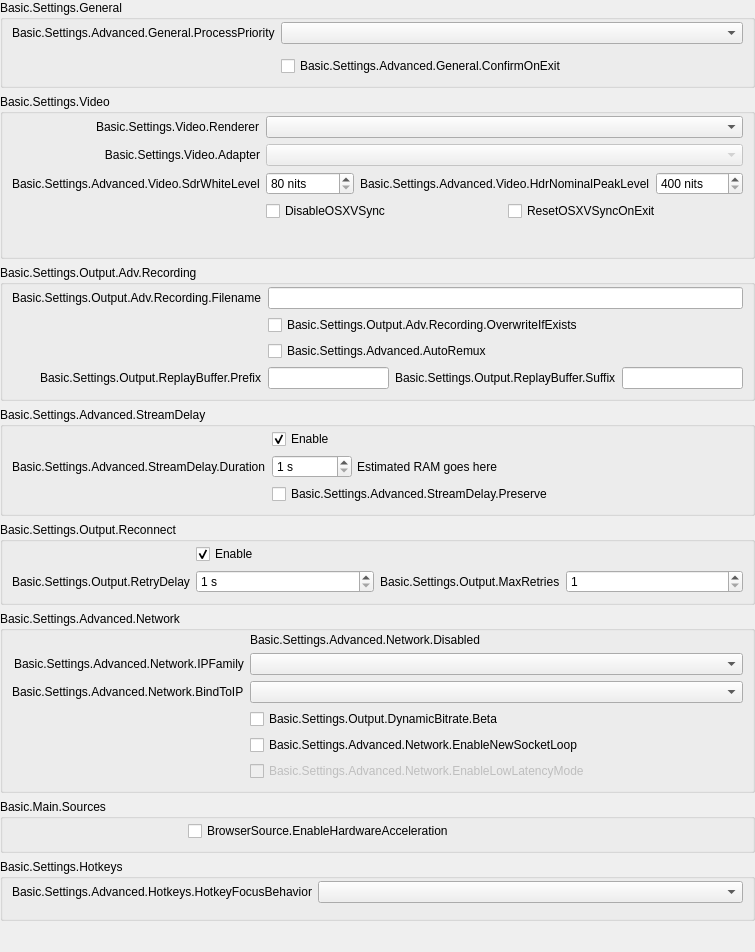
           <widget class="QWidget" name="scrollAreaWidgetContents">
            <property name="geometry">
             <rect>
              <x>0</x>
              <y>0</y>
              <width>755</width>
              <height>952</height>
             </rect>
            </property>
            <layout class="QVBoxLayout" name="verticalLayout_23">
             <property name="leftMargin">
              <number>0</number>
             </property>
             <property name="topMargin">
              <number>0</number>
             </property>
             <property name="rightMargin">
              <number>0</number>
             </property>
             <property name="bottomMargin">
              <number>0</number>
             </property>
             <item>
              <widget class="QFrame" name="widget_11">
               <layout class="QVBoxLayout" name="verticalLayout_24">
                <property name="leftMargin">
                 <number>0</number>
                </property>
                <property name="topMargin">
                 <number>0</number>
                </property>
                <property name="rightMargin">
                 <number>0</number>
                </property>
                <property name="bottomMargin">
                 <number>0</number>
                </property>
                <item>
                 <widget class="QGroupBox" name="advancedGeneralGroupBox">
                  <property name="title">
                   <string>Basic.Settings.General</string>
                  </property>
                  <layout class="QFormLayout" name="formLayout_22">
                   <property name="fieldGrowthPolicy">
                    <enum>QFormLayout::AllNonFixedFieldsGrow</enum>
                   </property>
                   <property name="labelAlignment">
                    <set>Qt::AlignRight|Qt::AlignTrailing|Qt::AlignVCenter</set>
                   </property>
                   <property name="topMargin">
                    <number>2</number>
                   </property>
                   <item row="0" column="0">
                    <widget class="QLabel" name="processPriorityLabel">
                     <property name="text">
                      <string>Basic.Settings.Advanced.General.ProcessPriority</string>
                     </property>
                     <property name="buddy">
                      <cstring>processPriority</cstring>
                     </property>
                    </widget>
                   </item>
                   <item row="0" column="1">
                    <widget class="QComboBox" name="processPriority"/>
                   </item>
                   <item row="1" column="0">
                    <spacer name="horizontalSpacer_13">
                     <property name="orientation">
                      <enum>Qt::Horizontal</enum>
                     </property>
                     <property name="sizeHint" stdset="0">
                      <size>
                       <width>170</width>
                       <height>0</height>
                      </size>
                     </property>
                    </spacer>
                   </item>
                   <item row="2" column="1">
                    <widget class="QCheckBox" name="confirmOnExit">
                     <property name="text">
                      <string>Basic.Settings.Advanced.General.ConfirmOnExit</string>
                     </property>
                    </widget>
                   </item>
                  </layout>
                 </widget>
                </item>
                <item>
                 <widget class="QGroupBox" name="advancedVideoContainer">
                  <property name="title">
                   <string>Basic.Settings.Video</string>
                  </property>
                  <layout class="QFormLayout" name="formLayout_14">
                   <property name="fieldGrowthPolicy">
                    <enum>QFormLayout::AllNonFixedFieldsGrow</enum>
                   </property>
                   <property name="labelAlignment">
                    <set>Qt::AlignRight|Qt::AlignTrailing|Qt::AlignVCenter</set>
                   </property>
                   <property name="topMargin">
                    <number>2</number>
                   </property>
                   <item row="0" column="0">
                    <widget class="QLabel" name="rendererLabel">
                     <property name="text">
                      <string>Basic.Settings.Video.Renderer</string>
                     </property>
                     <property name="buddy">
                      <cstring>renderer</cstring>
                     </property>
                    </widget>
                   </item>
                   <item row="0" column="1">
                    <widget class="QComboBox" name="renderer">
                     <property name="currentText">
                      <string notr="true"/>
                     </property>
                    </widget>
                   </item>
                   <item row="1" column="0">
                    <widget class="QLabel" name="adapterLabel">
                     <property name="text">
                      <string>Basic.Settings.Video.Adapter</string>
                     </property>
                     <property name="alignment">
                      <set>Qt::AlignRight|Qt::AlignTrailing|Qt::AlignVCenter</set>
                     </property>
                     <property name="buddy">
                      <cstring>adapter</cstring>
                     </property>
                    </widget>
                   </item>
                   <item row="1" column="1">
                    <widget class="QComboBox" name="adapter">
                     <property name="enabled">
                      <bool>false</bool>
                     </property>
                     <property name="currentText">
                      <string notr="true"/>
                     </property>
                    </widget>
                   </item>
                   <item row="2" column="0">
                    <widget class="QLabel" name="label_sdrWhiteLevel">
                     <property name="text">
                      <string>Basic.Settings.Advanced.Video.SdrWhiteLevel</string>
                     </property>
                     <property name="buddy">
                      <cstring>sdrWhiteLevel</cstring>
                     </property>
                    </widget>
                   </item>
                   <item row="2" column="1">
                    <layout class="QHBoxLayout" name="horizontalLayout_sdrPaperWhite">
                     <property name="leftMargin">
                      <number>0</number>
                     </property>
                     <property name="topMargin">
                      <number>0</number>
                     </property>
                     <property name="rightMargin">
                      <number>0</number>
                     </property>
                     <property name="bottomMargin">
                      <number>0</number>
                     </property>
                     <item>
                      <widget class="QSpinBox" name="sdrWhiteLevel">
                       <property name="suffix">
                        <string notr="true"> nits</string>
                       </property>
                       <property name="minimum">
                        <number>80</number>
                       </property>
                       <property name="maximum">
                        <number>480</number>
                       </property>
                      </widget>
                     </item>
                     <item>
                      <widget class="QLabel" name="label_hdrNominalPeakLevel">
                       <property name="sizePolicy">
                        <sizepolicy hsizetype="Maximum" vsizetype="Preferred">
                         <horstretch>0</horstretch>
                         <verstretch>0</verstretch>
                        </sizepolicy>
                       </property>
                       <property name="text">
                        <string>Basic.Settings.Advanced.Video.HdrNominalPeakLevel</string>
                       </property>
                       <property name="buddy">
                        <cstring>hdrNominalPeakLevel</cstring>
                       </property>
                      </widget>
                     </item>
                     <item>
                      <widget class="QSpinBox" name="hdrNominalPeakLevel">
                       <property name="suffix">
                        <string notr="true"> nits</string>
                       </property>
                       <property name="minimum">
                        <number>400</number>
                       </property>
                       <property name="maximum">
                        <number>10000</number>
                       </property>
                      </widget>
                     </item>
                    </layout>
                   </item>
                   <item row="5" column="1">
                    <layout class="QHBoxLayout" name="horizontalLayout_18">
                     <property name="leftMargin">
                      <number>0</number>
                     </property>
                     <property name="topMargin">
                      <number>0</number>
                     </property>
                     <property name="rightMargin">
                      <number>0</number>
                     </property>
                     <property name="bottomMargin">
                      <number>0</number>
                     </property>
                     <item>
                      <widget class="QCheckBox" name="disableOSXVSync">
                       <property name="text">
                        <string>DisableOSXVSync</string>
                       </property>
                      </widget>
                     </item>
                     <item>
                      <widget class="QCheckBox" name="resetOSXVSync">
                       <property name="text">
                        <string>ResetOSXVSyncOnExit</string>
                       </property>
                      </widget>
                     </item>
                    </layout>
                   </item>
                   <item row="6" column="0">
                    <spacer name="horizontalSpacer_12">
                     <property name="orientation">
                      <enum>Qt::Horizontal</enum>
                     </property>
                     <property name="sizeHint" stdset="0">
                      <size>
                       <width>170</width>
                       <height>20</height>
                      </size>
                     </property>
                    </spacer>
                   </item>
                  </layout>
                 </widget>
                </item>
                <item>
                 <widget class="QGroupBox" name="groupBox_6">
                  <property name="title">
                   <string>Basic.Settings.Output.Adv.Recording</string>
                  </property>
                  <layout class="QFormLayout" name="formLayout_17">
                   <property name="fieldGrowthPolicy">
                    <enum>QFormLayout::AllNonFixedFieldsGrow</enum>
                   </property>
                   <property name="labelAlignment">
                    <set>Qt::AlignRight|Qt::AlignTrailing|Qt::AlignVCenter</set>
                   </property>
                   <property name="topMargin">
                    <number>2</number>
                   </property>
                   <item row="0" column="0">
                    <widget class="QLabel" name="label_7">
                     <property name="text">
                      <string>Basic.Settings.Output.Adv.Recording.Filename</string>
                     </property>
                     <property name="buddy">
                      <cstring>filenameFormatting</cstring>
                     </property>
                    </widget>
                   </item>
                   <item row="0" column="1">
                    <widget class="QLineEdit" name="filenameFormatting"/>
                   </item>
                   <item row="1" column="1">
                    <widget class="QCheckBox" name="overwriteIfExists">
                     <property name="text">
                      <string>Basic.Settings.Output.Adv.Recording.OverwriteIfExists</string>
                     </property>
                    </widget>
                   </item>
                   <item row="3" column="1">
                    <layout class="QHBoxLayout" name="horizontalLayout_14">
                     <property name="leftMargin">
                      <number>0</number>
                     </property>
                     <property name="topMargin">
                      <number>0</number>
                     </property>
                     <property name="rightMargin">
                      <number>0</number>
                     </property>
                     <property name="bottomMargin">
                      <number>0</number>
                     </property>
                     <item>
                      <widget class="QLineEdit" name="advRBPrefix"/>
                     </item>
                     <item>
                      <widget class="QLabel" name="label_58">
                       <property name="text">
                        <string>Basic.Settings.Output.ReplayBuffer.Suffix</string>
                       </property>
                       <property name="buddy">
                        <cstring>advRBSuffix</cstring>
                       </property>
                      </widget>
                     </item>
                     <item>
                      <widget class="QLineEdit" name="advRBSuffix"/>
                     </item>
                    </layout>
                   </item>
                   <item row="3" column="0">
                    <widget class="QLabel" name="label_57">
                     <property name="text">
                      <string>Basic.Settings.Output.ReplayBuffer.Prefix</string>
                     </property>
                     <property name="buddy">
                      <cstring>advRBPrefix</cstring>
                     </property>
                    </widget>
                   </item>
                   <item row="1" column="0">
                    <spacer name="horizontalSpacer_10">
                     <property name="orientation">
                      <enum>Qt::Horizontal</enum>
                     </property>
                     <property name="sizeHint" stdset="0">
                      <size>
                       <width>170</width>
                       <height>20</height>
                      </size>
                     </property>
                    </spacer>
                   </item>
                   <item row="2" column="1">
                    <widget class="QCheckBox" name="autoRemux">
                     <property name="text">
                      <string>Basic.Settings.Advanced.AutoRemux</string>
                     </property>
                    </widget>
                   </item>
                   <item row="2" column="0">
                    <spacer name="horizontalSpacer_16">
                     <property name="orientation">
                      <enum>Qt::Horizontal</enum>
                     </property>
                     <property name="sizeHint" stdset="0">
                      <size>
                       <width>40</width>
                       <height>20</height>
                      </size>
                     </property>
                    </spacer>
                   </item>
                  </layout>
                 </widget>
                </item>
                <item>
                 <widget class="QGroupBox" name="groupBox_5">
                  <property name="title">
                   <string>Basic.Settings.Advanced.StreamDelay</string>
                  </property>
                  <layout class="QFormLayout" name="formLayout_18">
                   <property name="fieldGrowthPolicy">
                    <enum>QFormLayout::AllNonFixedFieldsGrow</enum>
                   </property>
                   <property name="labelAlignment">
                    <set>Qt::AlignRight|Qt::AlignTrailing|Qt::AlignVCenter</set>
                   </property>
                   <property name="topMargin">
                    <number>2</number>
                   </property>
                   <item row="1" column="0">
                    <widget class="QLabel" name="label_56">
                     <property name="text">
                      <string>Basic.Settings.Advanced.StreamDelay.Duration</string>
                     </property>
                     <property name="buddy">
                      <cstring>streamDelaySec</cstring>
                     </property>
                    </widget>
                   </item>
                   <item row="1" column="1">
                    <widget class="QFrame" name="widget_12">
                     <property name="enabled">
                      <bool>true</bool>
                     </property>
                     <layout class="QHBoxLayout" name="horizontalLayout_13">
                      <property name="spacing">
                       <number>5</number>
                      </property>
                      <property name="leftMargin">
                       <number>0</number>
                      </property>
                      <property name="topMargin">
                       <number>0</number>
                      </property>
                      <property name="rightMargin">
                       <number>0</number>
                      </property>
                      <property name="bottomMargin">
                       <number>0</number>
                      </property>
                      <item>
                       <widget class="QSpinBox" name="streamDelaySec">
                        <property name="enabled">
                         <bool>true</bool>
                        </property>
                        <property name="sizePolicy">
                         <sizepolicy hsizetype="Maximum" vsizetype="Fixed">
                          <horstretch>0</horstretch>
                          <verstretch>0</verstretch>
                         </sizepolicy>
                        </property>
                        <property name="minimumSize">
                         <size>
                          <width>80</width>
                          <height>0</height>
                         </size>
                        </property>
                        <property name="suffix">
                         <string notr="true"> s</string>
                        </property>
                        <property name="minimum">
                         <number>1</number>
                        </property>
                        <property name="maximum">
                         <number>1800</number>
                        </property>
                       </widget>
                      </item>
                      <item>
                       <widget class="QLabel" name="streamDelayInfo">
                        <property name="text">
                         <string notr="true">Estimated RAM goes here</string>
                        </property>
                       </widget>
                      </item>
                     </layout>
                    </widget>
                   </item>
                   <item row="2" column="1">
                    <widget class="QCheckBox" name="streamDelayPreserve">
                     <property name="text">
                      <string>Basic.Settings.Advanced.StreamDelay.Preserve</string>
                     </property>
                    </widget>
                   </item>
                   <item row="0" column="1">
                    <widget class="QCheckBox" name="streamDelayEnable">
                     <property name="text">
                      <string>Enable</string>
                     </property>
                     <property name="checked">
                      <bool>true</bool>
                     </property>
                    </widget>
                   </item>
                   <item row="2" column="0">
                    <spacer name="horizontalSpacer_9">
                     <property name="orientation">
                      <enum>Qt::Horizontal</enum>
                     </property>
                     <property name="sizeHint" stdset="0">
                      <size>
                       <width>170</width>
                       <height>20</height>
                      </size>
                     </property>
                    </spacer>
                   </item>
                  </layout>
                 </widget>
                </item>
                <item>
                 <widget class="QGroupBox" name="groupBox_7">
                  <property name="title">
                   <string>Basic.Settings.Output.Reconnect</string>
                  </property>
                  <layout class="QFormLayout" name="formLayout_19">
                   <property name="fieldGrowthPolicy">
                    <enum>QFormLayout::AllNonFixedFieldsGrow</enum>
                   </property>
                   <property name="labelAlignment">
                    <set>Qt::AlignRight|Qt::AlignTrailing|Qt::AlignVCenter</set>
                   </property>
                   <property name="topMargin">
                    <number>2</number>
                   </property>
                   <item row="0" column="1">
                    <widget class="QCheckBox" name="reconnectEnable">
                     <property name="text">
                      <string>Enable</string>
                     </property>
                     <property name="checked">
                      <bool>true</bool>
                     </property>
                    </widget>
                   </item>
                   <item row="1" column="1">
                    <layout class="QHBoxLayout" name="horizontalLayout_19">
                     <property name="leftMargin">
                      <number>0</number>
                     </property>
                     <property name="topMargin">
                      <number>0</number>
                     </property>
                     <property name="rightMargin">
                      <number>0</number>
                     </property>
                     <property name="bottomMargin">
                      <number>0</number>
                     </property>
                     <item>
                      <widget class="QSpinBox" name="reconnectRetryDelay">
                       <property name="suffix">
                        <string> s</string>
                       </property>
                       <property name="minimum">
                        <number>1</number>
                       </property>
                       <property name="maximum">
                        <number>30</number>
                       </property>
                      </widget>
                     </item>
                     <item>
                      <widget class="QLabel" name="label_22">
                       <property name="sizePolicy">
                        <sizepolicy hsizetype="Maximum" vsizetype="Preferred">
                         <horstretch>0</horstretch>
                         <verstretch>0</verstretch>
                        </sizepolicy>
                       </property>
                       <property name="text">
                        <string>Basic.Settings.Output.MaxRetries</string>
                       </property>
                       <property name="buddy">
                        <cstring>reconnectMaxRetries</cstring>
                       </property>
                      </widget>
                     </item>
                     <item>
                      <widget class="QSpinBox" name="reconnectMaxRetries">
                       <property name="minimum">
                        <number>1</number>
                       </property>
                       <property name="maximum">
                        <number>10000</number>
                       </property>
                      </widget>
                     </item>
                    </layout>
                   </item>
                   <item row="1" column="0">
                    <widget class="QLabel" name="label_17">
                     <property name="text">
                      <string>Basic.Settings.Output.RetryDelay</string>
                     </property>
                     <property name="buddy">
                      <cstring>reconnectRetryDelay</cstring>
                     </property>
                    </widget>
                   </item>
                   <item row="0" column="0">
                    <spacer name="horizontalSpacer_8">
                     <property name="orientation">
                      <enum>Qt::Horizontal</enum>
                     </property>
                     <property name="sizeHint" stdset="0">
                      <size>
                       <width>170</width>
                       <height>20</height>
                      </size>
                     </property>
                    </spacer>
                   </item>
                  </layout>
                 </widget>
                </item>
                <item>
                 <widget class="QGroupBox" name="advNetworkGroupBox">
                  <property name="title">
                   <string>Basic.Settings.Advanced.Network</string>
                  </property>
                  <layout class="QFormLayout" name="formLayout_23">
                   <property name="fieldGrowthPolicy">
                    <enum>QFormLayout::AllNonFixedFieldsGrow</enum>
                   </property>
                   <property name="labelAlignment">
                    <set>Qt::AlignRight|Qt::AlignTrailing|Qt::AlignVCenter</set>
                   </property>
                   <property name="topMargin">
                    <number>2</number>
                   </property>
                   <item row="0" column="1">
                    <widget class="QLabel" name="advNetworkDisabled">
                     <property name="text">
                      <string>Basic.Settings.Advanced.Network.Disabled</string>
                     </property>
                    </widget>
                   </item>
                   <item row="1" column="0">
                    <widget class="QLabel" name="ipFamilyLabel">
                     <property name="text">
                      <string>Basic.Settings.Advanced.Network.IPFamily</string>
                     </property>
                     <property name="buddy">
                      <cstring>ipFamily</cstring>
                     </property>
                    </widget>
                   </item>
                   <item row="1" column="1">
                    <widget class="QComboBox" name="ipFamily"/>
                   </item>
                   <item row="2" column="0">
                    <widget class="QLabel" name="bindToIPLabel">
                     <property name="text">
                      <string>Basic.Settings.Advanced.Network.BindToIP</string>
                     </property>
                     <property name="buddy">
                      <cstring>bindToIP</cstring>
                     </property>
                    </widget>
                   </item>
                   <item row="2" column="1">
                    <widget class="QComboBox" name="bindToIP"/>
                   </item>
                   <item row="4" column="1">
                    <widget class="QCheckBox" name="enableNewSocketLoop">
                     <property name="text">
                      <string>Basic.Settings.Advanced.Network.EnableNewSocketLoop</string>
                     </property>
                    </widget>
                   </item>
                   <item row="5" column="1">
                    <widget class="QCheckBox" name="enableLowLatencyMode">
                     <property name="enabled">
                      <bool>false</bool>
                     </property>
                     <property name="text">
                      <string>Basic.Settings.Advanced.Network.EnableLowLatencyMode</string>
                     </property>
                    </widget>
                   </item>
                   <item row="4" column="0">
                    <spacer name="horizontalSpacer_7">
                     <property name="orientation">
                      <enum>Qt::Horizontal</enum>
                     </property>
                     <property name="sizeHint" stdset="0">
                      <size>
                       <width>170</width>
                       <height>1</height>
                      </size>
                     </property>
                    </spacer>
                   </item>
                   <item row="3" column="1">
                    <widget class="QCheckBox" name="dynBitrate">
                     <property name="toolTip">
                      <string>Basic.Settings.Output.DynamicBitrate.TT</string>
                     </property>
                     <property name="text">
                      <string>Basic.Settings.Output.DynamicBitrate.Beta</string>
                     </property>
                    </widget>
                   </item>
                  </layout>
                 </widget>
                </item>
                <item>
                 <widget class="QGroupBox" name="sourcesGroup">
                  <property name="title">
                   <string>Basic.Main.Sources</string>
                  </property>
                  <layout class="QFormLayout" name="formLayout_34">
                   <property name="fieldGrowthPolicy">
                    <enum>QFormLayout::AllNonFixedFieldsGrow</enum>
                   </property>
                   <property name="labelAlignment">
                    <set>Qt::AlignRight|Qt::AlignTrailing|Qt::AlignVCenter</set>
                   </property>
                   <property name="topMargin">
                    <number>2</number>
                   </property>
                   <item row="0" column="0">
                    <spacer name="horizontalSpacer_15">
                     <property name="orientation">
                      <enum>Qt::Horizontal</enum>
                     </property>
                     <property name="sizeHint" stdset="0">
                      <size>
                       <width>170</width>
                       <height>20</height>
                      </size>
                     </property>
                    </spacer>
                   </item>
                   <item row="0" column="1">
                    <widget class="QCheckBox" name="browserHWAccel">
                     <property name="text">
                      <string>BrowserSource.EnableHardwareAcceleration</string>
                     </property>
                    </widget>
                   </item>
                  </layout>
                 </widget>
                </item>
                <item>
                 <widget class="QGroupBox" name="groupBox_17">
                  <property name="title">
                   <string>Basic.Settings.Hotkeys</string>
                  </property>
                  <layout class="QFormLayout" name="formLayout_33">
                   <property name="fieldGrowthPolicy">
                    <enum>QFormLayout::AllNonFixedFieldsGrow</enum>
                   </property>
                   <property name="labelAlignment">
                    <set>Qt::AlignRight|Qt::AlignTrailing|Qt::AlignVCenter</set>
                   </property>
                   <property name="topMargin">
                    <number>2</number>
                   </property>
                   <item row="0" column="0">
                    <widget class="QLabel" name="label_21">
                     <property name="text">
                      <string>Basic.Settings.Advanced.Hotkeys.HotkeyFocusBehavior</string>
                     </property>
                    </widget>
                   </item>
                   <item row="0" column="1">
                    <widget class="QComboBox" name="hotkeyFocusType"/>
                   </item>
                   <item row="1" column="0">
                    <spacer name="horizontalSpacer_14">
                     <property name="orientation">
                      <enum>Qt::Horizontal</enum>
                     </property>
                     <property name="sizeHint" stdset="0">
                      <size>
                       <width>170</width>
                       <height>0</height>
                      </size>
                     </property>
                    </spacer>
                   </item>
                  </layout>
                 </widget>
                </item>
                <item>
                 <spacer name="verticalSpacer_13">
                  <property name="orientation">
                   <enum>Qt::Vertical</enum>
                  </property>
                  <property name="sizeType">
                   <enum>QSizePolicy::Expanding</enum>
                  </property>
                  <property name="sizeHint" stdset="0">
                   <size>
                    <width>20</width>
                    <height>0</height>
                   </size>
                  </property>
                 </spacer>
                </item>
               </layout>
              </widget>
             </item>
            </layout>
           </widget>
